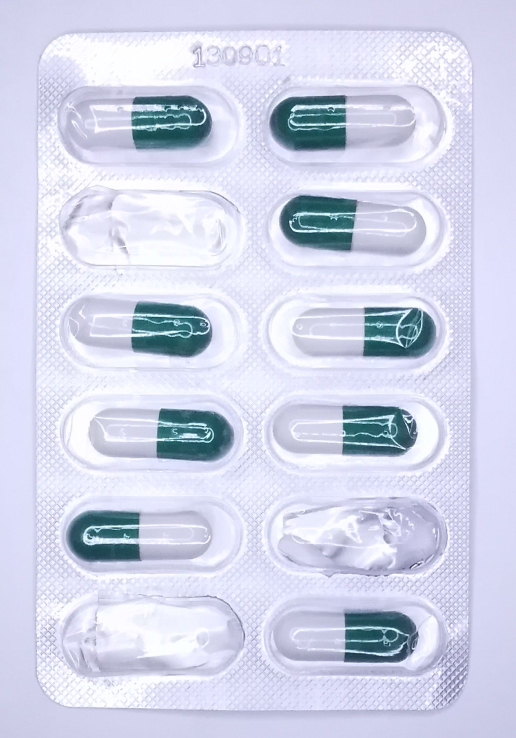
#> input picture 9.jpg, 1032 x 1476 px, found by its file name (shown at 1/2 size)
$ jupyter execute 'Defect Detection (3).ipynb'
#> lines starting #> are read from the running program, lines starting #| are printed output that depends on the picture; after the words box and inside, x2 and y2 are one past the last pixel; in counts of white or black regions, pixels touching at a corner belong together
[cell 1]
import cv2
import numpy as np
import imutils
import matplotlib.pyplot as plt
from PIL import Image
from PIL import ImageFont
from PIL import ImageDraw

[cell 2]
No_of_pills = str(len('123456789101'))

[cell 3]
No_of_pills

[cell 4]
no_of_pills_1 = int(No_of_pills)

[cell 5]
img = cv2.imread(r'D:\Woxsen\Defect Detection\9.jpg')
#> img is the input picture: shape (1476, 1032, 3); mean B, G, R 232.7, 212.7, 208.6
img = cv2.cvtColor(img, cv2.COLOR_BGR2RGB)

[cell 6]
plt.imshow(img)

[cell 7]
img = np.array(img, dtype=np.uint8)

[cell 8]
fx = fy = int(200.0 / img.shape[0])
#> fx = 0; fy = 0

[cell 9]
dim = (100, int(img.shape[1] * fx))
#> dim = (100, 0)

[cell 10]
resized = cv2.resize(img, dim, fx = 0.5,fy=0.5)
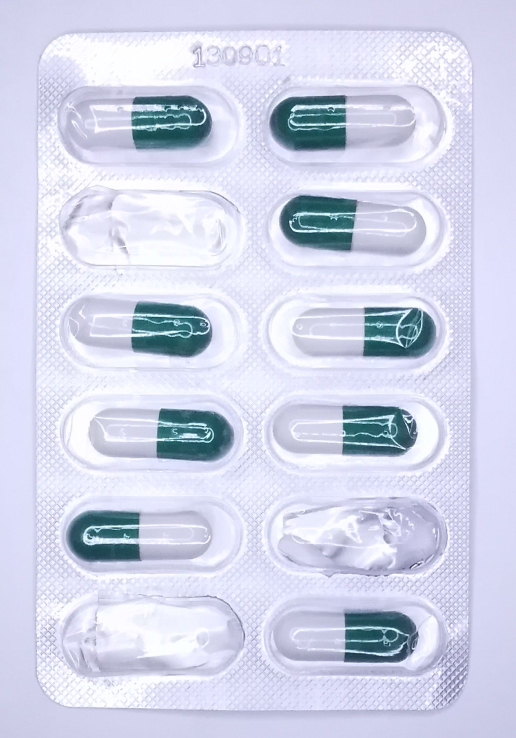
#> resized: shape (738, 516, 3); mean R, G, B 208.8, 212.9, 232.8

[cell 11]
blur = cv2.GaussianBlur(resized,(7,7),0)

[cell 12]
roi_hsv = cv2.cvtColor(blur, cv2.COLOR_RGB2HSV)
#> roi_hsv: shape (738, 516, 3); mean H, S, V 116.9, 30.4, 232.8

[cell 13]
plt.imshow(roi_hsv)

[cell 14]
h, s, v = cv2.split(roi_hsv)
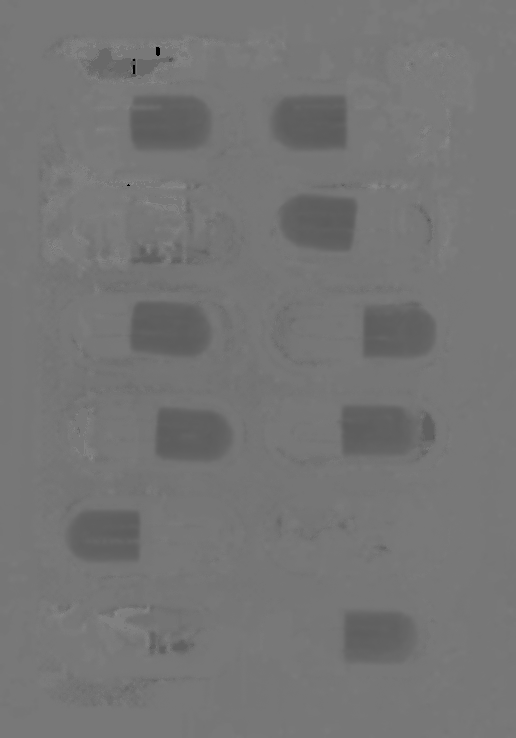
#> h: shape (738, 516); min 0, max 140, mean 116.9
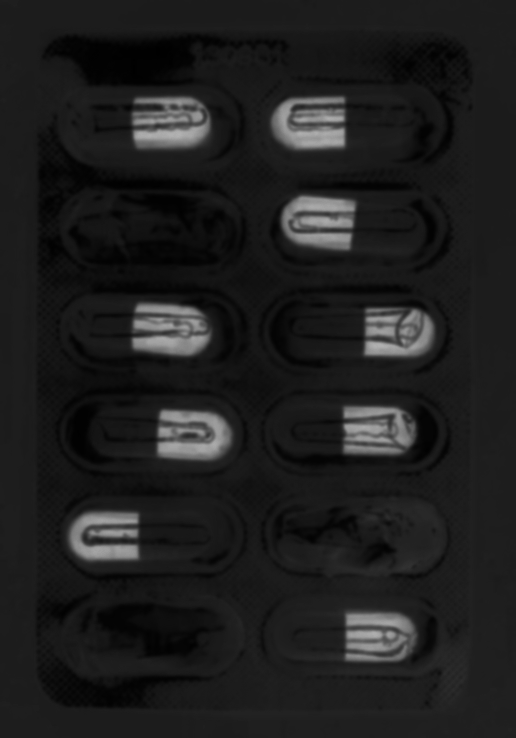
#> s: shape (738, 516); min 0, max 179, mean 30.4
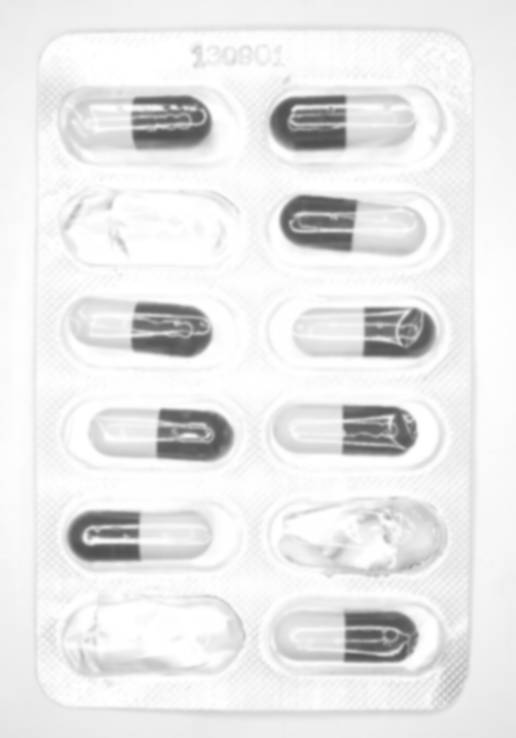
#> v: shape (738, 516); min 78, max 255, mean 232.8
hsv_image = cv2.merge([h, s, v])

[cell 15]
plt.imshow(s)

[cell 16]
imgOTSU = cv2.threshold(s, 0, 255, cv2.THRESH_BINARY + cv2.THRESH_OTSU)

[cell 17]
kernel = cv2.getStructuringElement(cv2.MORPH_RECT, (19, 19),(9,9))

[cell 18]
plt.imshow(imgOTSU[1])
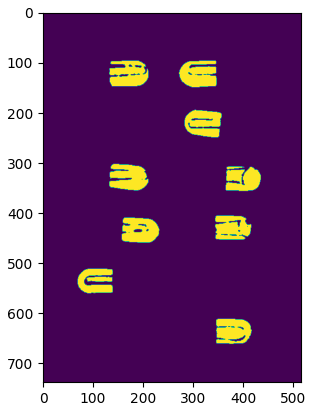
#> figure drawn by matplotlib, 1 panel

[cell 19]
fgmask = cv2.morphologyEx(imgOTSU[1], cv2.MORPH_CLOSE, kernel)
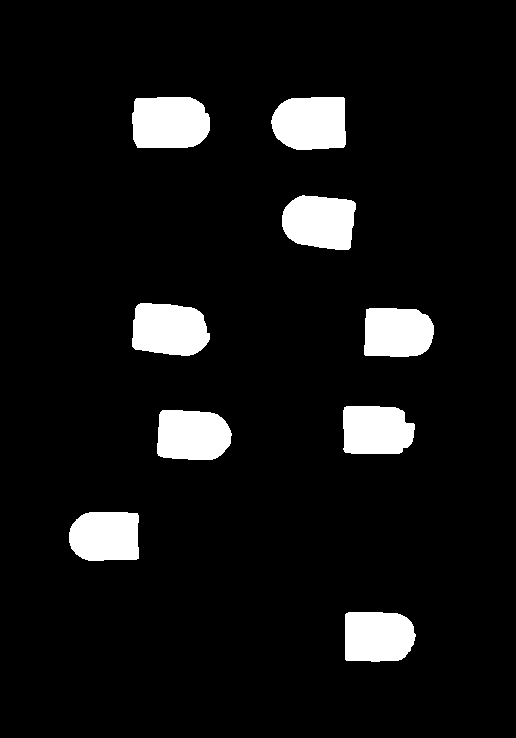
#> fgmask: shape (738, 516); 7.8% white; 9 white regions

[cell 20]
plt.imshow(fgmask)

[cell 21]
PillsContours, hierarchy = cv2.findContours(fgmask.copy(), cv2.RETR_CCOMP, cv2.CHAIN_APPROX_SIMPLE)
#> PillsContours = 9 contours; largest, box (x1, y1, x2, y2) and area: (132, 97, 210, 148) 3495, (271, 97, 346, 150) 3384, (132, 303, 210, 356) 3326, (282, 195, 356, 250) 3226, (157, 410, 232, 460) 3159

[cell 22]
print ('Number of pills: ', len(PillsContours))
#| Number of pills:  9

[cell 23]
Detected_Pills = str(len(PillsContours))
#> Detected_Pills = '9'

[cell 24]
Detected_Pills
#> Out = '9'

[cell 25]
Detected_pills_1 = int(Detected_Pills)
#> Detected_pills_1 = 9

[cell 26]
Defected_pills = no_of_pills_1 - Detected_pills_1
#> Defected_pills = 3

[cell 27]
Defected_pills
#> Out = 3

$ run again, with 7.jpg copied over 9.jpg
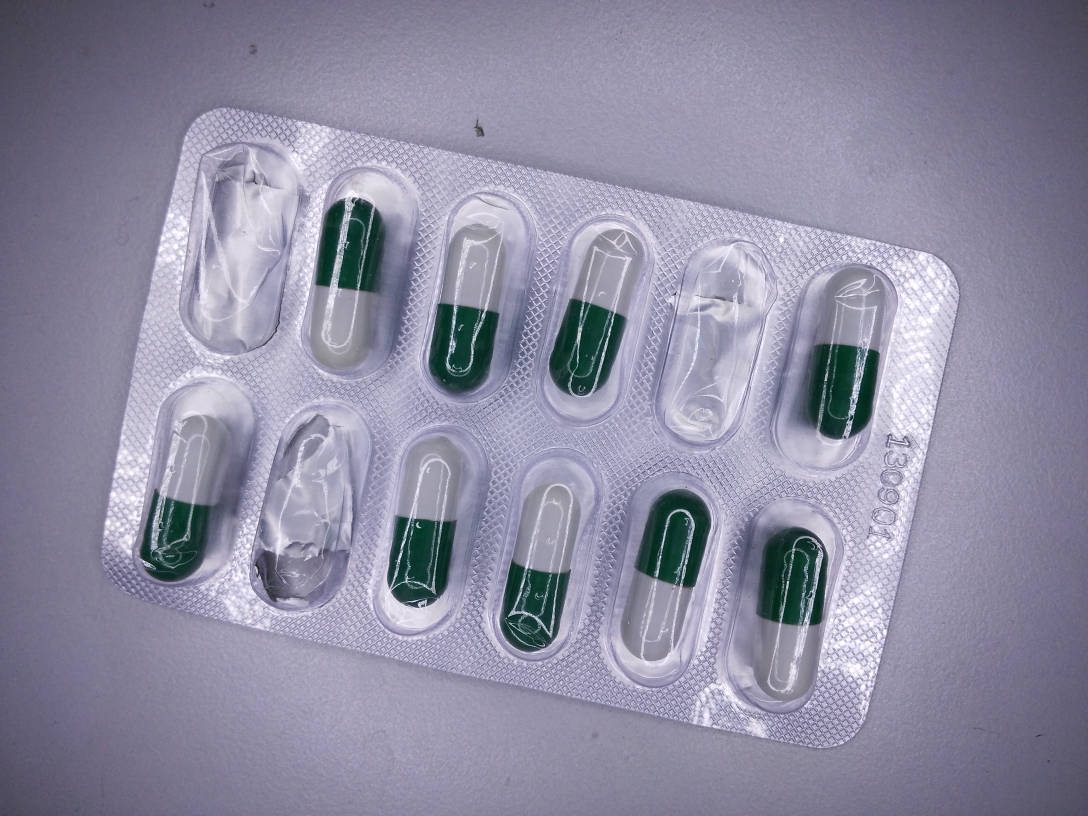
#> input picture 7.jpg, 3264 x 2448 px, found by its file name (shown at 1/3 size)
#> img is the input picture: shape (2448, 3264, 3); mean B, G, R 162.2, 140.7, 142.5
#> roi_hsv: shape (1224, 1632, 3); mean H, S, V 122.9, 41, 162.5
#> `[cell 18] plt.imshow(imgOTSU[1])`:
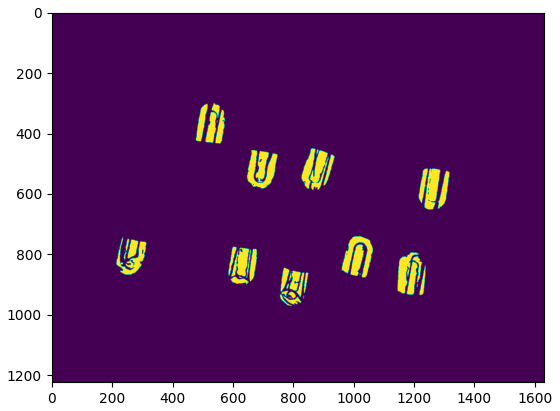
#> figure drawn by matplotlib, 1 panel
#> `fgmask = cv2.morphologyEx(imgOTSU[1], cv2.MORPH_CLOSE, kernel)`:
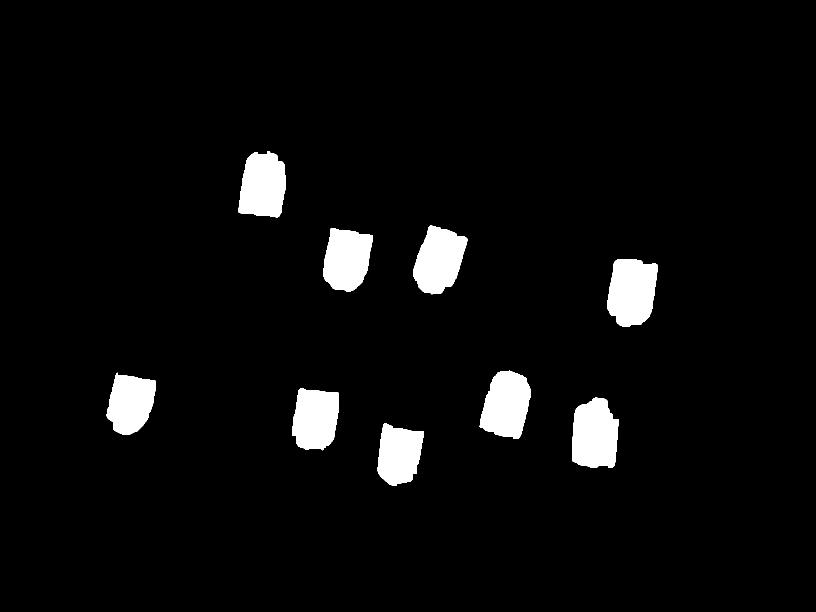
#> fgmask: shape (1224, 1632) (shown at 1/2 size); 4.4% white; 9 white regions
#> PillsContours = 9 contours; largest, box (x1, y1, x2, y2) and area: (1214, 518, 1316, 654) 10697, (1144, 795, 1237, 936) 10520, (959, 741, 1062, 878) 10040, (826, 451, 935, 589) 10026, (476, 302, 572, 435) 9882
#| Number of pills:  9
#> Detected_Pills = '9'
#> Detected_pills_1 = 9
#> Defected_pills = 3
